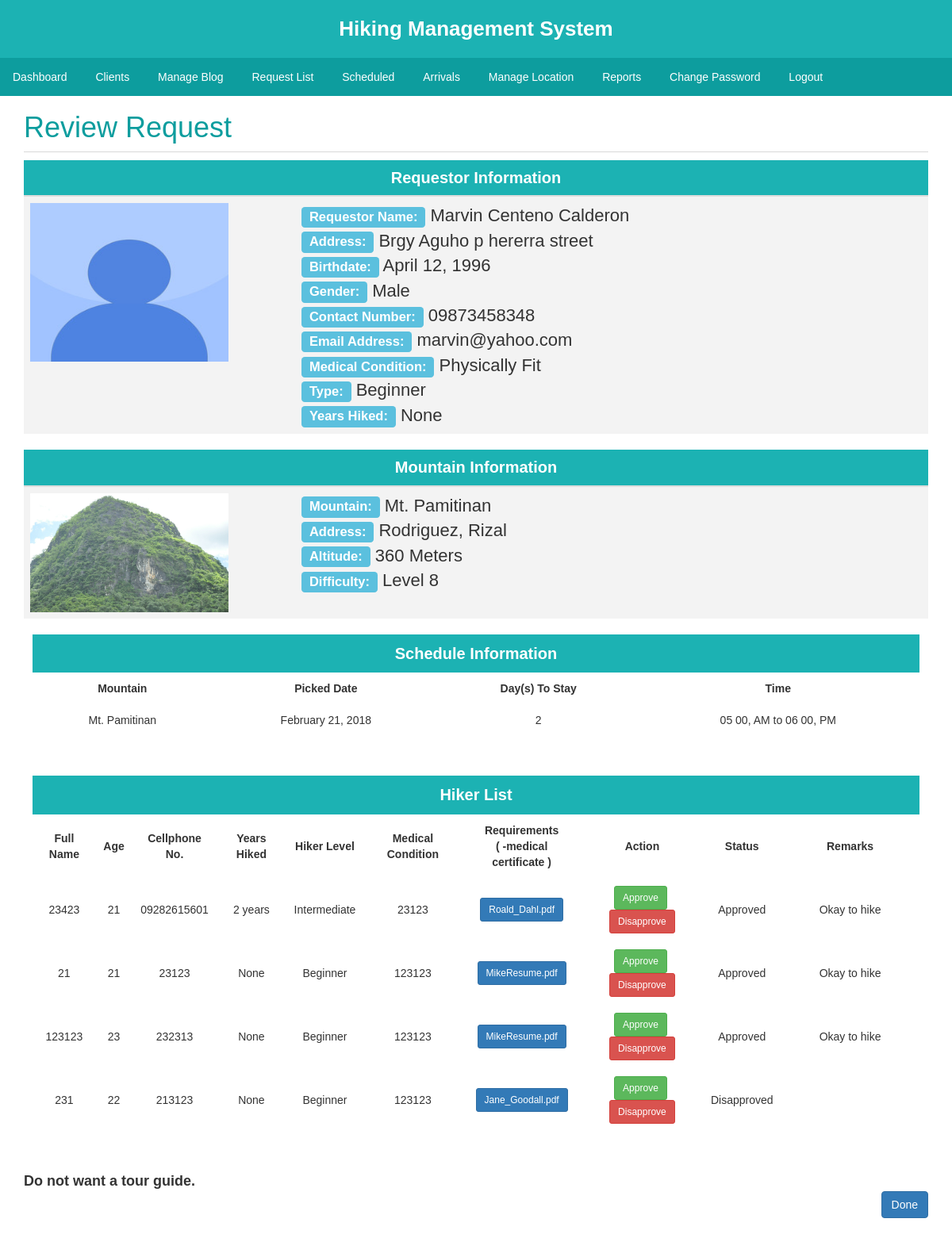
The app's page /view.php?id=187 (signed in) with its own data.
### tables this page shows
CREATE TABLE IF NOT EXISTS `register` (
`id` int(11) NOT NULL,
  `setspot_id` int(11) NOT NULL,
  `datenow` datetime NOT NULL,
  `user_id` int(11) NOT NULL,
  `date` date NOT NULL,
  `days` int(100) NOT NULL,
  `startTime` time NOT NULL,
  `until` time NOT NULL,
  `status` varchar(100) NOT NULL,
  `dateConfirmed` date NOT NULL,
  `done` varchar(100) NOT NULL,
  `arriveDate` date NOT NULL,
  `arrive` date NOT NULL,
  `arriveTime` time NOT NULL,
  `arriveStatus` varchar(100) NOT NULL,
  `groupTime` time NOT NULL,
  `groupDate` date NOT NULL,
  `tourguide` varchar(100) NOT NULL,
  `guide` varchar(100) NOT NULL
);

CREATE TABLE IF NOT EXISTS `users` (
`id` int(11) NOT NULL,
  `firstname` varchar(15) NOT NULL,
  `middlename` varchar(15) NOT NULL,
  `lastname` varchar(15) NOT NULL,
  `gender` varchar(10) NOT NULL,
  `bday` date NOT NULL,
  `contact` varchar(100) NOT NULL,
  `address` varchar(200) NOT NULL,
  `username` varchar(50) NOT NULL,
  `password` varchar(50) NOT NULL,
  `confirmpsw` varchar(50) NOT NULL,
  `email` varchar(100) NOT NULL,
  `profilePic` blob NOT NULL,
  `question` varchar(1000) NOT NULL,
  `answer` varchar(1000) NOT NULL,
  `condition` varchar(100) NOT NULL,
  `specify` varchar(100) NOT NULL,
  `type` varchar(100) NOT NULL,
  `years` varchar(100) NOT NULL
);

CREATE TABLE IF NOT EXISTS `setspot` (
`id` int(10) NOT NULL,
  `mountain_name` varchar(50) NOT NULL,
  `address` varchar(100) NOT NULL,
  `level` int(10) NOT NULL,
  `altitude` float NOT NULL,
  `requirements` varchar(500) NOT NULL,
  `photo` blob NOT NULL,
  `description` varchar(2000) NOT NULL,
  `slot` int(100) NOT NULL,
  `map` text NOT NULL,
  `equipment` varchar(1000) NOT NULL,
  `direction` varchar(2000) NOT NULL
);

CREATE TABLE IF NOT EXISTS `hikerlist` (
`id` int(100) NOT NULL,
  `register_id` int(100) NOT NULL,
  `name` varchar(100) NOT NULL,
  `age` varchar(100) NOT NULL,
  `contact` varchar(100) NOT NULL,
  `years` varchar(100) NOT NULL,
  `experience` varchar(100) NOT NULL,
  `medical` varchar(100) NOT NULL,
  `requirements` blob NOT NULL,
  `status` varchar(100) NOT NULL,
  `attendance` varchar(100) NOT NULL,
  `sets` int(100) NOT NULL,
  `now` date NOT NULL,
  `last` date NOT NULL,
  `finish` varchar(100) NOT NULL,
  `departureTime` time NOT NULL,
  `departureDate` date NOT NULL,
  `hikerArrive` varchar(100) NOT NULL,
  `arriveTime` time NOT NULL,
  `arriveDate` date NOT NULL,
  `remarks` varchar(1000) NOT NULL
);

### view.php (the view, shortened to what this page needs)
<?php
	include 'loggedheader.php';
	include 'connect.php';
	include 'loginchecker/adminMenu.php';
	$query = "SELECT * FROM register LEFT JOIN setspot ON register.setspot_id = setspot.id LEFT JOIN users ON register.user_id = users.id WHERE register.id = " . $_GET['id'];
	$result = mysqli_query($con,$query);
	if($result){
		while($row = mysqli_fetch_array($result)){
			$fname=$row['firstname'];
			$mname=$row['middlename'];
			$lname=$row['lastname'];
			$mountain=$row['mountain_name'];
			$date=date("F d, Y",strtotime($row['date']));
			$address=$row['address'];
			$gender=$row['gender'];
			$bday=date("F d, Y",strtotime($row['bday']));
			$pic=$row['profilePic'];
			$contact=$row['contact'];
			$email=$row['email'];
			$id = $row[0];
			$mountain_pic=$row['photo'];
			$mountain_address=$row[21];
			$altitude=$row['altitude'];
			$level=$row['level'];
			$requirements=$row['requirements'];
			$time=date("h i, A",strtotime($row['startTime']));
			$until=date("h i, A",strtotime($row['until']));
			$days=$row['days'];
			$specify=$row['specify'];
			$type=$row['type'];
			$years=$row['years'];
			$guide=$row['tourguide'];
			$gname=$row['guide'];
		}
	}
?>
 <!DOCTYPE html>
 <html>
      <head>
           <link rel="stylesheet" href="https://maxcdn.bootstrapcdn.com/bootstrap/3.3.6/css/bootstrap.min.css" />
           <link rel="stylesheet" href="https://cdn.datatables.net/1.10.12/css/dataTables.bootstrap.min.css" />
      </head>
<body>
	<div class="container" style="padding-bottom: 20px;">
		<h1 style="color: #0d9d9e;border-bottom: 1px solid #d8d8d8;margin-top: 20px;">Review Request</h1>
			<div class="table-responsive">
                <table class="table" width="100%" style="padding: 0px;">
                 	<thead>
                        <tr>
							<th width="100%" colspan="2" style="font-size: 20px; text-align: center;">Requestor Information</th>
						</tr>
                    </thead>
                    <tbody>
                    	<tr>
                    		<td width="30%"><img src="images/<?php echo $pic; ?>" height="200px" width="250px"></td>
                    		<td width="70%" style="font-size: 22px;">
                    			<span class="label label-info">Requestor Name:</span>
                    			<?php echo ucfirst($fname)." ".ucfirst($mname)." ".ucfirst($lname);?><br>
								<span class="label label-info">Address:</span>
								<?php echo $address; ?><br>
								<span class="label label-info">Birthdate:</span>
								<?php echo $bday; ?><br>
								<span class="label label-info">Gender:</span>
								<?php echo $gender; ?><br>
								<span class="label label-info">Contact Number:</span>
								<?php echo $contact; ?><br>
								<span class="label label-info">Email Address:</span>
								<?php echo $email; ?><br>
								<span class="label label-info">Medical Condition:</span>
								<?php echo $specify; ?><br>
								<span class="label label-info">Type:</span>
								<?php echo $type; ?><br>
								<span class="label label-info">Years Hiked:</span>
								<?php echo $years; ?><br>
				            </td>
                    	</tr>
                    </tbody>
                </table>
            </div>
            <div class="table-responsive">
                <table class="table" width="100%" style="padding: 0px;">
                 	<thead>
                        <tr>
							<th width="100%" colspan="2" style="font-size: 20px; text-align: center;">Mountain Information</th>
						</tr>
                    </thead>
                    <tbody>
                    	<tr>
                    		<td width="30%"><img src="images/<?php echo $mountain_pic; ?>" height="150px" width="250px"></td>
                    		<td width="70%" style="font-size: 22px;">
								<span class="label label-info">Mountain:</span>
								<?php echo $mountain; ?><br>
								<span class="label label-info">Address:</span>
								<?php echo $mountain_address; ?><br>
								<span class="label label-info">Altitude:</span>
								<?php echo $altitude; ?> Meters<br>
								<span class="label label-info">Difficulty:</span>
								Level <?php echo $level; ?><br>
				            </td>
                    	</tr>
                    </tbody>
                </table>
            </div>
            <div class="table-responsive">
                    <table class="tables" width="100%" style="padding: 0px;">
                     	<thead>
                            <tr>
								<th width="100%" colspan="4" style="font-size: 20px; text-align: center;">Schedule Information</th>
							</tr>
	                    </thead>
	                    <tbody align="center">
	                    	<tr style="font-weight: bold;">
	                    		<td>Mountain</td>
	                    		<td>Picked Date</td>
	                    		<td>Day(s) To Stay</td>
	                    		<td>Time</td>
	                    	</tr>
	                    	<tr>
	                    		<td><?php echo $mountain;?></td>
	                    		<td><?php echo $date;?></td>
	                    		<td><?php echo $days;?></td>
	                    		<td><?php echo $time;?> to <?php echo $until;?></td>
	                    	</tr>
	                    </tbody>
	                </table>
	            </div>
            <div class="table-responsive">
                <table class="tables" width="100%" style="padding: 0px;">
                 	<thead>
                        <tr>
							<th width="100%" colspan="10" style="font-size: 20px; text-align: center;">Hiker List</th>
						</tr>
                    </thead>
                    <tbody align="center">
               			<tr style="font-weight: bold;">
                    		<td>Full Name</td>
                    		<td>Age</td>
                    		<td>Cellphone No.</td>
                    		<td>Years Hiked</td>
                    		<td>Hiker Level</td>
                    		<td>Medical Condition</td>
                    		<td>Requirements<br>( <?php echo $requirements; ?> )</td>
                    		<td>Action</td>
                    		<td>Status</td>
                    		<td>Remarks</td>
                    	</tr>
                    	<?php
                         	$query = "SELECT * FROM hikerlist WHERE register_id='$id'";
							$response = mysqli_query($con,$query);
							if($response){
								while($row = mysqli_fetch_array($response)){
								$idHiker=$row['id'];
								$name=$row['name'];
								$age=$row['age'];
								$contact=$row['contact'];
								$year=$row['years'];
								$experience=$row['experience'];
								$req=$row['requirements'];
								$status=$row['status'];
								$medical=$row['medical'];
								$remarks=$row['remarks'];
								?>
									<tr>
										<form method="POST">
										<td><?php echo $name; ?></td>
										<td><?php echo $age;?></td>
										<td><?php echo $contact;?></td>
										<td><?php echo $year;?></td>
										<td><?php echo $experience;?></td>
										<td><?php echo $medical;?></td>
										<td><a href="images/<?php echo $req;?>" target="_blank" class="btn btn-primary btn-sm Add"><?php echo $req;?></a></td>
										<td>
											<a href="yes.php?id=<?php echo $idHiker;?>" class="btn btn-success btn-sm Add">Approve</a>&nbsp<a href="no.php?id=<?php echo $idHiker;?>" class="btn btn-danger btn-sm Add">Disapprove</a>
										</td>
										<td><?php echo $status;?></td>
										<td>
											<?php
											if($status=='Approved'){
												echo 'Okay to hike';
											}
											else{
												echo '<div style="width: 11em; word-wrap: break-word;">'.$remarks.'</div>';
											}
											?>
										</td>
									</form>
									</tr>
								<?php
								}
							}
							?>
                    </tbody>
                </table>
            </div>
            <?php
            	if($guide=='Yes'){
            		?>
            		<form method="POST">
            		<input type="hidden" name="id" class="inputFields" value="<?php echo $id;?>" required="">
            		Requesting for a tour guide.
            		<input type="text" name="guide" class="form-control" style="width:250px;" placeholder="Enter Tour Guide Name Here" pattern="[a-zA-Z][a-zA-Z ]{1,}" required>
            		<input type="submit" name="save" value="Enter" class="btn-primary success"  style="width:250px;" >
            		</form>
            		<?php
            		if (isset($_POST['save'])){
								$guidename=mysqli_real_escape_string($con,$_POST['guide']);
								$id=mysqli_real_escape_string($con,$_POST['id']);
										$insertQuery="UPDATE register SET guide='$guidename' WHERE id='$id'";
										mysqli_query($con, $insertQuery);
										echo '<script type="text/javascript">';
											echo 'alert("Tour guide sucessfully entered");';
											echo 'window.history.go(-1);';
											echo '</script>';
								}
								echo '<div style="font-size:18px;font-weight:bold;">Tour guide: '.$gname.'</div>';
            	}
            	else{
            		echo '<div style="font-size:18px;font-weight:bold;">Do not want a tour guide.</div>';
            	}
             ?>
            <a href="done.php?id=<?php echo $id; ?>" class="btn btn-primary" style="float: right;">Done</a>
	</div>
</body>
</html>

### css/styles.css (style rules this page uses)
a { color: white; text-decoration: none; }
* { -webkit-font-smoothing: antialiased; font-family: 'Arial', sans-serif !important; margin: 0px; }
body { overflow-y: scroll; }
h1 { color: #0d9d9e; margin: 14px; border-bottom: 1px solid #d8d8d8; padding-bottom: 10px; margin-top: 20px; }
.table { width: 98%; padding-left: 14px; padding-right: 14px; border-collapse: collapse; margin: 0 auto; margin-bottom: 50px; }
.table th { background: #1cb2b3; color: #fff; padding: 10px; font-size: 14px; text-align: left; }
.table td { padding: 10px; font-size: 14px; }
.table tr:nth-child(odd) { background: #f3f3f3; }
.tables { width: 98%; padding-left: 0px; padding-right: 0px; border-collapse: collapse; margin: 0 auto; margin-bottom: 50px; }
.tables th { background: #1cb2b3; color: #fff; padding: 10px; font-size: 14px; text-align: left; }
.tables td { padding: 10px; font-size: 14px; }

### records on screen
register: user.profilePic (picture), user.firstname "Marvin", user.middlename "Centeno", user.lastname "Calderon", user.address "Brgy Aguho p hererra street", user.bday "April 12, 1996", user.gender "Male", user.contact "09873458348", user.email "marvin@yahoo.com", user.specify "Physically Fit", user.type "Beginner", user.years "None", setspot.photo (picture), setspot.mountain_name "Mt. Pamitinan", setspot.address "Rodriguez, Rizal", setspot.altitude "360", setspot.level "8", date "February 21, 2018", days "2", startTime "05 00, AM", until "06 00, PM", setspot.requirements "-medical certificate"
hikerlist: name "23423", age "21", contact "09282615601", years "2 years", experience "Intermediate", medical "23123", requirements "Roald_Dahl.pdf", status "Approved", shows "Okay to hike"
hikerlist: name "21", age "21", contact "23123", years "None", experience "Beginner", medical "123123", requirements "MikeResume.pdf", status "Approved", shows "Okay to hike"
hikerlist: name "123123", age "23", contact "232313", years "None", experience "Beginner", medical "123123", requirements "MikeResume.pdf", status "Approved", shows "Okay to hike"
hikerlist: name "231", age "22", contact "213123", years "None", experience "Beginner", medical "123123", requirements "Jane_Goodall.pdf", status "Disapproved"
